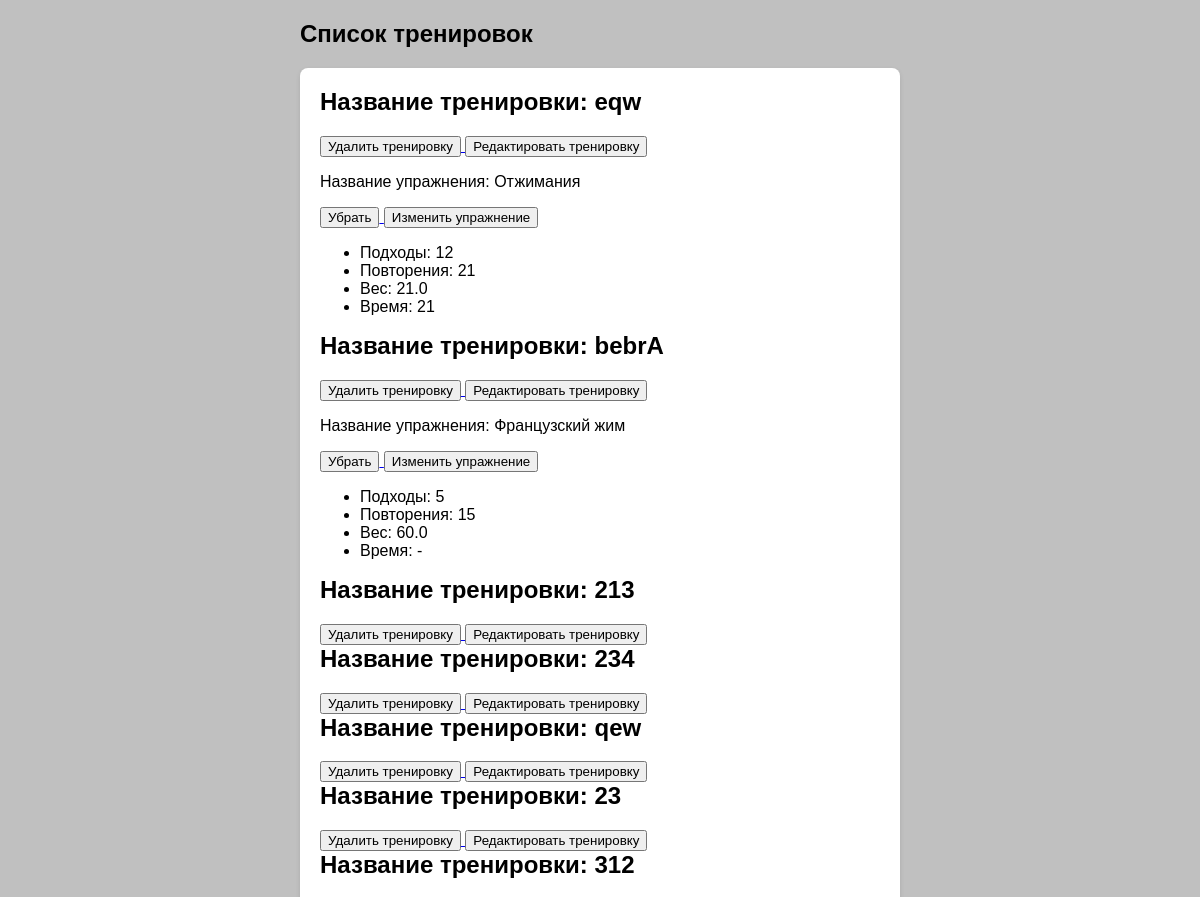
/workout/TRAINLISTTEST.html (signed in, upper part), run on an earlier commit of the app's database.
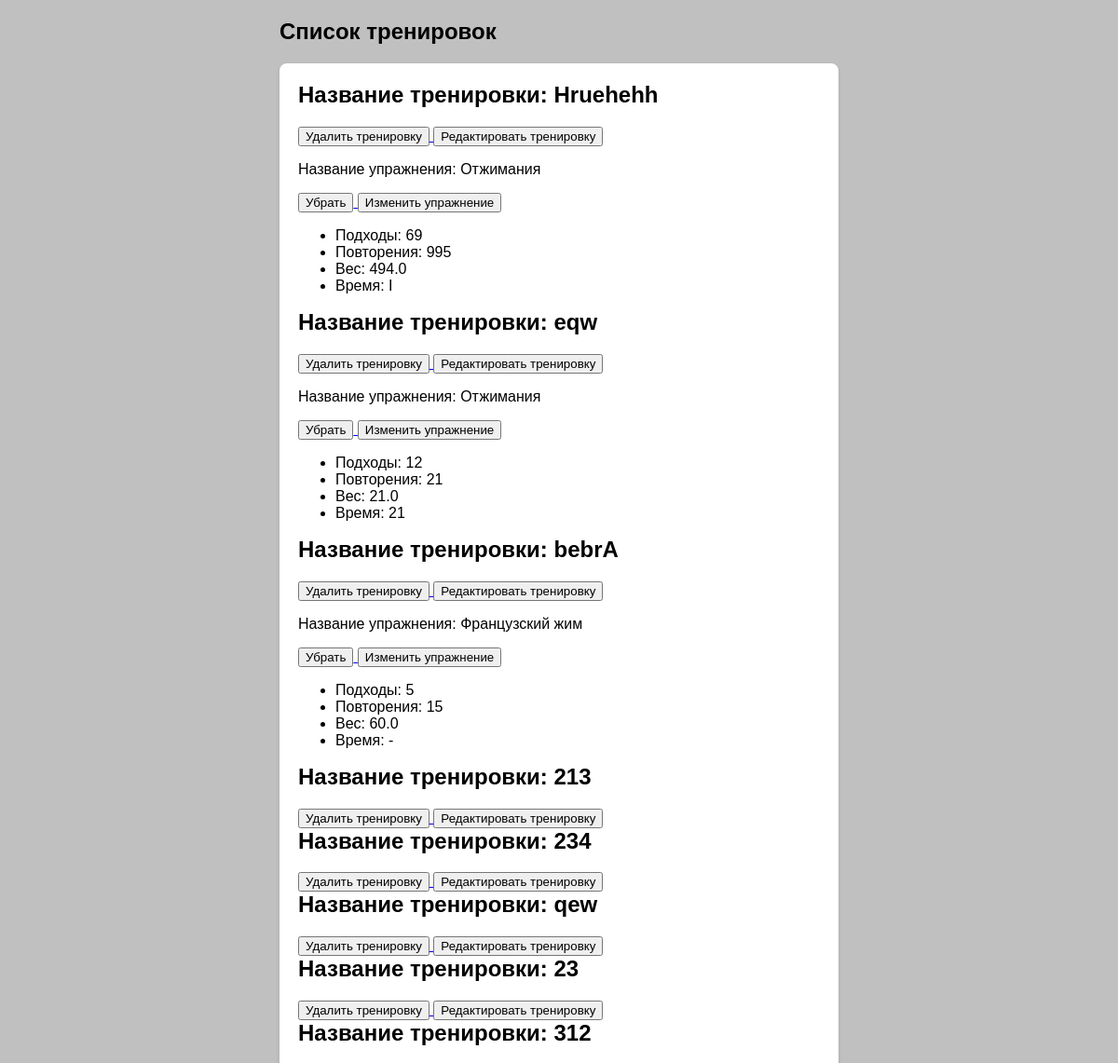
And on a later commit of the database.
### fastfitworkout/models.py (models this page shows, shortened)
class Exercise(models.Model):
    exercise_name = models.CharField(max_length=64)
    muscle_group = models.CharField(max_length=64)
    technique_description = models.CharField(max_length=512)
    uid = models.PositiveIntegerField(default=1)

class Training(models.Model):
    name = models.CharField(max_length=64)
    exercises = models.ManyToManyField(Exercise, through='ExerciseInTraining')
    uid = models.PositiveIntegerField(default=1)

class ExerciseInTraining(models.Model):
    training = models.ForeignKey(Training, on_delete=models.CASCADE)
    exercise = models.ForeignKey(Exercise, on_delete=models.CASCADE)
    time = models.CharField(max_length=64)
    sets = models.PositiveIntegerField()
    repetitions = models.PositiveIntegerField()
    weight = models.FloatField()
    uid = models.PositiveIntegerField(default=1)

### fastfitworkout/views.py (the view)
# urls.py: path('TRAINLISTTEST.html', views.TrainListView.as_view(), name="TRAINLISTTEST"),
class TrainListView(LoginRequiredMixin, TemplateView):
    template_name = 'TRAINLISTTEST.html'
    def get_context_data(self, **kwargs):
        context = super().get_context_data(**kwargs)
        context['TRAINS']= utilscustom.get_spec_set(self.request.user.id)
        return context

### fastfitweb/templates/TRAINLISTTEST.html (shortened to what this page needs)
<!DOCTYPE html>
<html lang="ru">
<head>
</head>
<body>
    <div class="container">
    <h2>Список тренировок</h2>
 <div class="exercise-list">
    {% for train_name, train_data in TRAINS.items %}
        <h2>Название тренировки: {{ train_data.name }}</h2>
     <a href=" /someremoveaddr/{{ training.id }}" onclick="removeExercise(this); /someremoveaddr/{{ training.id };">
                            <button>Удалить тренировку</button>
                        </a>
     <a href=" /someeditaddr/{{ exercise.id }}" onclick="removeExercise(this); /someeditaddr/{{ exercise.id };">
                            <button>Редактировать тренировку</button>
                        </a>
        {% for exercise_name, exercise_data in train_data.exercises.items %}
        <p>Название упражнения: {{ exercise_data.name }}</p>
     <a href=" /someremoveaddr/{{ exercise.id }}" onclick="removeExercise(this); /someremoveaddr/{{ exercise.id };">
                            <button>Убрать</button>
                        </a>
     <a href=" /someeditaddr/{{ exercise.id }}" onclick="removeExercise(this); /someeditaddr/{{ exercise.id };">
                            <button>Изменить упражнение</button>
                        </a>
            <ul>
                <li>Подходы: {{ exercise_data.params.sets }}</li>
                <li>Повторения: {{ exercise_data.params.repetitions }}</li>
                <li>Вес: {{ exercise_data.params.weight }}</li>
                <li>Время: {{ exercise_data.params.time }}</li>
            </ul>
        {% endfor %}
    {% endfor %}
</div>
</div>
</body>
</html>

What changed in the data, as far as the page shows it:
added Training: name "Hruehehh"
added ExerciseInTraining: params.weight "494.0"
Also different on the page:
new list line: "Название тренировки: Удалить тренировку Редактировать тренировку Название упражнения: Убрать Изменить упражнение Подходы: 69 Повторения: 995 Вес: Время: I"
new list line: "Отжимания"
